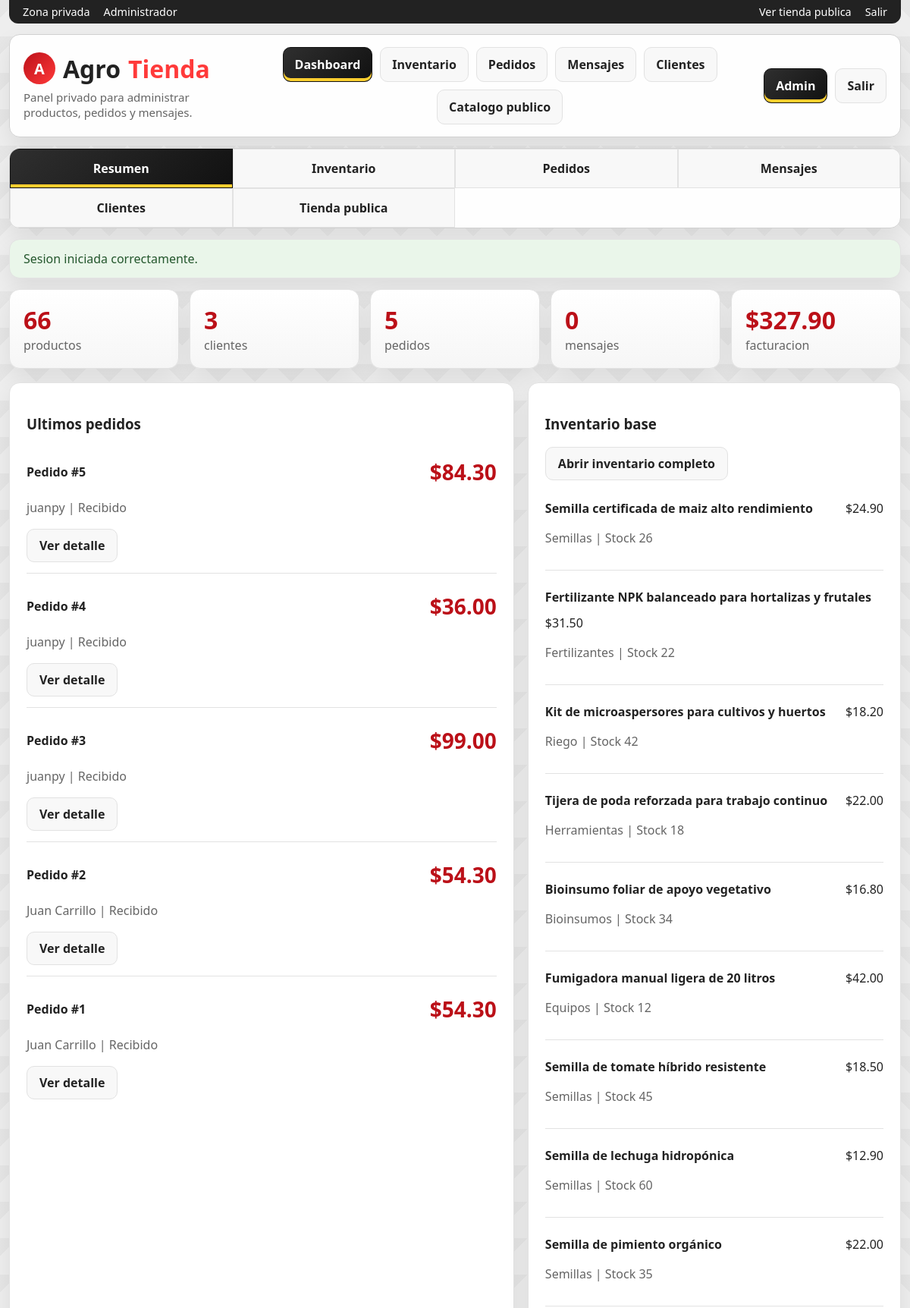
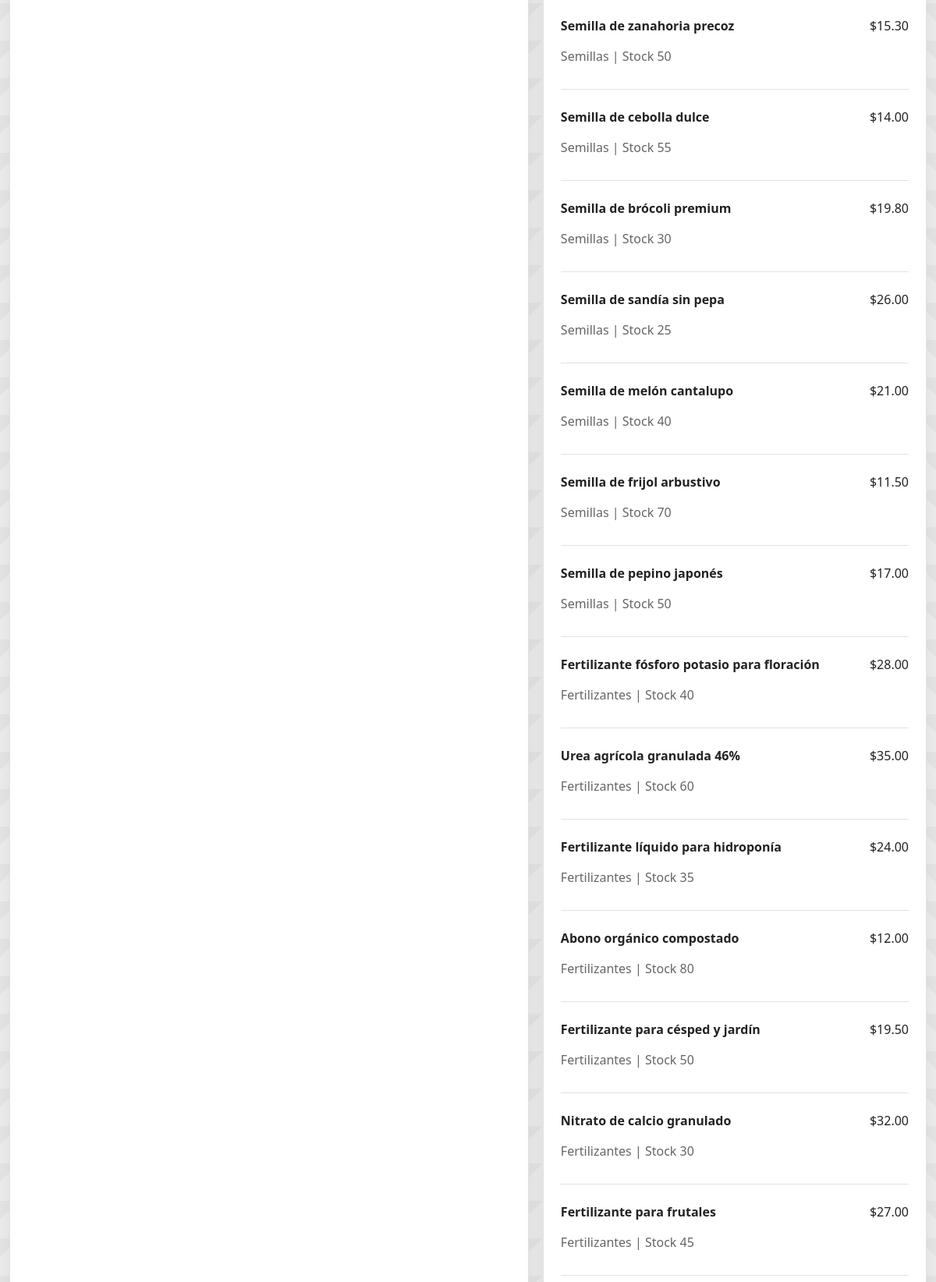
/admin.php (signed in, upper part), run on the app's committed database (2 pictures, top to bottom).
### tables this page shows
CREATE TABLE orders (
            id INTEGER PRIMARY KEY AUTOINCREMENT,
            user_id INTEGER NOT NULL,
            customer_name TEXT NOT NULL,
            customer_email TEXT NOT NULL,
            customer_phone TEXT NOT NULL,
            shipping_address TEXT NOT NULL,
            notes TEXT DEFAULT "",
            subtotal REAL NOT NULL,
            shipping REAL NOT NULL,
            total REAL NOT NULL,
            status TEXT NOT NULL DEFAULT "Pendiente",
            created_at TEXT NOT NULL, payment_method TEXT NOT NULL DEFAULT "Efectivo",
            FOREIGN KEY(user_id) REFERENCES users(id)
        );

CREATE TABLE products (
            id INTEGER PRIMARY KEY AUTOINCREMENT,
            name TEXT NOT NULL,
            category TEXT NOT NULL,
            brand TEXT NOT NULL,
            price REAL NOT NULL,
            stock INTEGER NOT NULL DEFAULT 0,
            emoji TEXT NOT NULL DEFAULT "🌱",
            short_description TEXT NOT NULL,
            description TEXT NOT NULL
        , image_url TEXT NOT NULL DEFAULT "");

### app/bootstrap.php (called while the page is built, shortened)
<?php
function db(): PDO
{
    static $pdo = null;
    if ($pdo instanceof PDO) {
        return $pdo;
    }
    $pdo = new PDO('sqlite:' . DB_PATH);
    $pdo->setAttribute(PDO::ATTR_ERRMODE, PDO::ERRMODE_EXCEPTION);
    $pdo->setAttribute(PDO::ATTR_DEFAULT_FETCH_MODE, PDO::FETCH_ASSOC);
    $pdo->exec('PRAGMA foreign_keys = ON');
    return $pdo;
}
function pullFlash(): ?array
{
    $flash = $_SESSION['flash'];
    return $flash;
}
function money(float $value): string
{
    return '$' . number_format($value, 2);
}
function e(string $value): string
{
    return htmlspecialchars($value, ENT_QUOTES, 'UTF-8');
}
function allProducts(?string $search = null, ?string $category = null): array
{
    $sql = 'SELECT * FROM products WHERE 1=1';
    $params = [];
    $sql .= ' ORDER BY id ASC';
    $stmt = db()->prepare($sql);
    $stmt->execute($params);
    return $stmt->fetchAll();
}
function dashboardStats(): array
{
    $pdo = db();
    return [
        'products' => (int) $pdo->query('SELECT COUNT(*) FROM products')->fetchColumn(),
        'customers' => (int) $pdo->query("SELECT COUNT(*) FROM users WHERE role = 'customer'")->fetchColumn(),
        'orders' => (int) $pdo->query('SELECT COUNT(*) FROM orders')->fetchColumn(),
        'messages' => (int) $pdo->query('SELECT COUNT(*) FROM contact_messages')->fetchColumn(),
        'revenue' => (float) $pdo->query('SELECT COALESCE(SUM(total), 0) FROM orders')->fetchColumn(),
    ];
}

### admin.php (the view, shortened to what this page needs)
<?php
require_once __DIR__ . '/app/layout.php';
$stats = dashboardStats();
$recentOrders = db()->query('SELECT * FROM orders ORDER BY id DESC LIMIT 8')->fetchAll();
$products = allProducts();
renderHeader('Admin', ['admin_area' => true]);
?>
<section class="stats">
  <article class="stat"><strong><?= $stats['products'] ?></strong><span class="muted">productos</span></article>
  <article class="stat"><strong><?= $stats['customers'] ?></strong><span class="muted">clientes</span></article>
  <article class="stat"><strong><?= $stats['orders'] ?></strong><span class="muted">pedidos</span></article>
  <article class="stat"><strong><?= $stats['messages'] ?></strong><span class="muted">mensajes</span></article>
  <article class="stat"><strong><?= money($stats['revenue']) ?></strong><span class="muted">facturacion</span></article>
</section>
<section class="split">
  <article class="card">
    <h3>Ultimos pedidos</h3>
    <?php if (!$recentOrders): ?>
      <div class="empty">Todavia no hay pedidos registrados.</div>
    <?php else: ?>
      <div class="list">
        <?php foreach ($recentOrders as $order): ?>
          <div class="list-item">
            <div class="line">
              <strong>Pedido #<?= (int) $order['id'] ?></strong>
              <span class="price"><?= money((float) $order['total']) ?></span>
            </div>
            <p class="muted"><?= e($order['customer_name']) ?> | <?= e($order['status']) ?></p>
            <a class="btn" href="order.php?id=<?= (int) $order['id'] ?>">Ver detalle</a>
          </div>
        <?php endforeach; ?>
      </div>
    <?php endif; ?>
  </article>
  <article class="card">
    <h3>Inventario base</h3>
    <div class="actions" style="margin-bottom:12px;">
      <a class="btn" href="admin_inventory.php">Abrir inventario completo</a>
    </div>
    <div class="list">
      <?php foreach ($products as $product): ?>
        <div class="list-item">
          <div class="line">
            <strong><?= e($product['name']) ?></strong>
            <span><?= money((float) $product['price']) ?></span>
          </div>
          <p class="muted"><?= e($product['category']) ?> | Stock <?= (int) $product['stock'] ?></p>
        </div>
      <?php endforeach; ?>
    </div>
  </article>
</section>
<?php renderFooter(); ?>

### app/layout.php (shortened to what this page needs)
<?php
require_once __DIR__ . '/bootstrap.php';
function renderHeader(string $title, array $options = []): void
{
    $flash = pullFlash();
    $pageClass = $options['page_class'] ?? '';
    $isAdminArea = (bool) ($options['admin_area'] ?? false);
    $assetVersion = (string) (@filemtime(APP_ROOT . '/assets/app.css') ?: time());
    $currentPage = basename((string) parse_url($_SERVER['SCRIPT_NAME'] ?? '', PHP_URL_PATH));
    $isCurrent = static fn (string $page): string => $currentPage === $page ? ' is-active' : '';
    $isCurrentGroup = static fn (array $pages): string => in_array($currentPage, $pages, true) ? 'is-active' : '';
    ?>
<!DOCTYPE html>
<html lang="es">
<head>
  <link rel="stylesheet" href="assets/app.css?v=<?= e($assetVersion) ?>">
</head>
<body class="<?= e(trim($pageClass . ($isAdminArea ? ' admin-area' : ''))) ?>">
  <div class="shell">
    <?php if ($isAdminArea): ?>
      <div class="utilitybar admin-utilitybar">
        <div class="utilitybar-group">
          <span>Zona privada</span>
          <span>Administrador</span>
        </div>
        <div class="utilitybar-group">
          <a href="index.php">Ver tienda publica</a>
          <a href="logout.php">Salir</a>
        </div>
      </div>
    <?php endif; ?>
    <header class="topbar">
      <div class="brand-wrap">
        <a class="brand" href="<?= $isAdminArea ? 'admin.php' : 'index.php' ?>"><span class="brand-mark">A</span>Agro<span>Tienda</span></a>
        <p class="brand-subtitle"><?= $isAdminArea ? 'Panel privado para administrar productos, pedidos y mensajes.' : 'Compra insumos, herramientas y soluciones para tu campo.' ?></p>
      </div>
      <?php if ($isAdminArea): ?>
        <nav class="nav admin-nav-main">
          <a class="<?= trim($isCurrent('admin.php')) ?>" href="admin.php">Dashboard</a>
          <a class="<?= $isCurrentGroup(['admin_inventory.php', 'admin_products.php']) ?>" href="admin_inventory.php">Inventario</a>
          <a class="<?= trim($isCurrent('admin_orders.php')) ?>" href="admin_orders.php">Pedidos</a>
          <a class="<?= trim($isCurrent('admin_messages.php')) ?>" href="admin_messages.php">Mensajes</a>
          <a class="<?= trim($isCurrent('admin_users.php')) ?>" href="admin_users.php">Clientes</a>
          <a href="store.php">Catalogo publico</a>
        </nav>
      <?php endif; ?>
      <nav class="nav nav-account">
        <?php if ($isAdminArea): ?>
          <a class="<?= $isCurrentGroup(['admin.php', 'admin_products.php']) ?>" href="admin.php">Admin</a>
          <a href="logout.php">Salir</a>
        <?php endif; ?>
      </nav>
    </header>
    <?php if ($isAdminArea): ?>
      <nav class="section-nav admin-section-nav">
        <a href="admin.php" class="<?= trim($isCurrent('admin.php')) ?>">Resumen</a>
        <a href="admin_inventory.php" class="<?= $isCurrentGroup(['admin_inventory.php', 'admin_products.php']) ?>">Inventario</a>
        <a href="admin_orders.php" class="<?= trim($isCurrent('admin_orders.php')) ?>">Pedidos</a>
        <a href="admin_messages.php" class="<?= trim($isCurrent('admin_messages.php')) ?>">Mensajes</a>
        <a href="admin_users.php" class="<?= trim($isCurrent('admin_users.php')) ?>">Clientes</a>
        <a href="store.php">Tienda publica</a>
      </nav>
    <?php endif; ?>
    <?php if ($flash): ?>
      <div class="flash flash-<?= e($flash['type']) ?>"><?= e($flash['message']) ?></div>
    <?php endif; ?>
    <main class="page">
<?php
}
function renderFooter(): void
{
    ?>
    </main>
  </div>
</body>
</html>
<?php
}

### data on the page
orders: id "5", total "$84.30", customer_name "juanpy", status "Recibido"
orders: id "4", total "$36.00", customer_name "juanpy", status "Recibido"
orders: id "3", total "$99.00", customer_name "juanpy", status "Recibido"
orders: id "2", total "$54.30", customer_name "Juan Carrillo", status "Recibido"
orders: id "1", total "$54.30", customer_name "Juan Carrillo", status "Recibido"
products: name "Semilla certificada de maiz alto rendimiento", price "$24.90", category "Semillas", stock "26"
products: name "Fertilizante NPK balanceado para hortalizas y frutales", price "$31.50", category "Fertilizantes", stock "22"
products: name "Kit de microaspersores para cultivos y huertos", price "$18.20", category "Riego", stock "42"
products: name "Tijera de poda reforzada para trabajo continuo", price "$22.00", category "Herramientas", stock "18"
products: name "Bioinsumo foliar de apoyo vegetativo", price "$16.80", category "Bioinsumos", stock "34"
products: name "Fumigadora manual ligera de 20 litros", price "$42.00", category "Equipos", stock "12"
products: name "Semilla de tomate híbrido resistente", price "$18.50", category "Semillas", stock "45"
products: name "Semilla de lechuga hidropónica", price "$12.90", category "Semillas", stock "60"
products: name "Semilla de pimiento orgánico", price "$22.00", category "Semillas", stock "35"
products: name "Semilla de zanahoria precoz", price "$15.30", category "Semillas", stock "50"
products: name "Semilla de cebolla dulce", price "$14.00", category "Semillas", stock "55"
products: name "Semilla de brócoli premium", price "$19.80", category "Semillas", stock "30"
products: name "Semilla de sandía sin pepa", price "$26.00", category "Semillas", stock "25"
products: name "Semilla de melón cantalupo", price "$21.00", category "Semillas", stock "40"
products: name "Semilla de frijol arbustivo", price "$11.50", category "Semillas", stock "70"
products: name "Semilla de pepino japonés", price "$17.00", category "Semillas", stock "50"
products: name "Fertilizante fósforo potasio para floración", price "$28.00", category "Fertilizantes", stock "40"
products: name "Urea agrícola granulada 46%", price "$35.00", category "Fertilizantes", stock "60"
products: name "Fertilizante líquido para hidroponía", price "$24.00", category "Fertilizantes", stock "35"
products: name "Abono orgánico compostado", price "$12.00", category "Fertilizantes", stock "80"
products: name "Fertilizante para césped y jardín", price "$19.50", category "Fertilizantes", stock "50"
products: name "Nitrato de calcio granulado", price "$32.00", category "Fertilizantes", stock "30"
products: name "Fertilizante para frutales", price "$27.00", category "Fertilizantes", stock "45"

### other printed values
$flash['message'] "Sesion iniciada correctamente."
$stats['products'] "66"
$stats['customers'] "3"
$stats['orders'] "5"
$stats['messages'] "0"
money($stats['revenue']) "$327.90"
